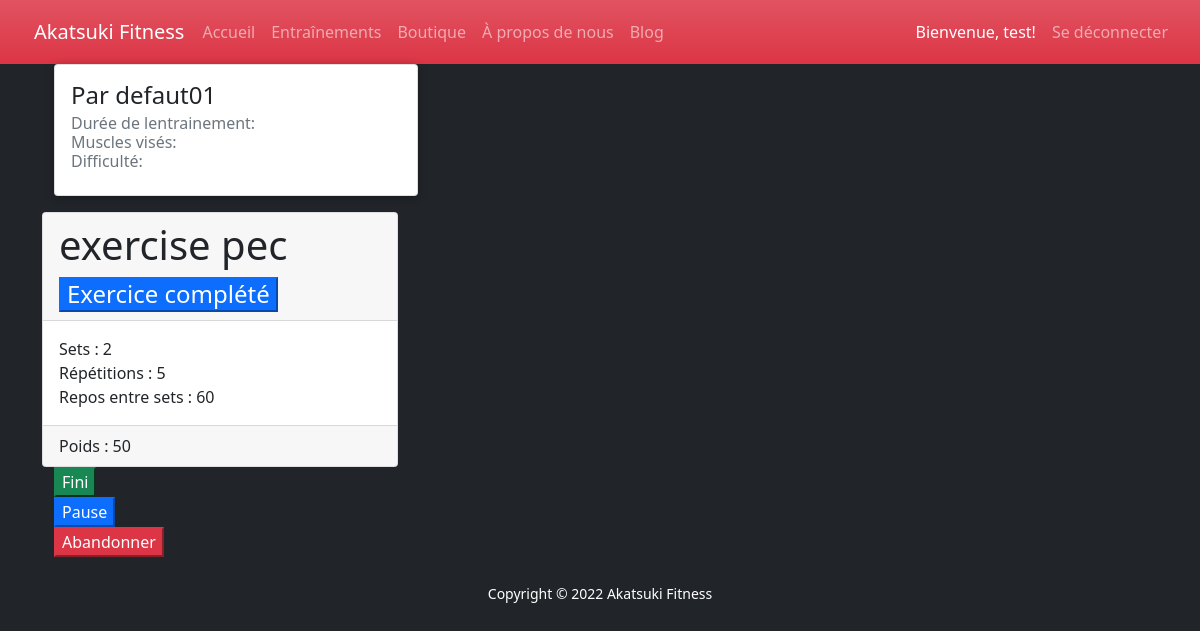
/workout_in_progress.php (signed in), run on the app's committed database.
### tables this page shows
CREATE TABLE `utilisateur` (
  `iduser` int(11) NOT NULL,
  `nom` varchar(50) NOT NULL,
  `prenom` varchar(50) NOT NULL,
  `email` varchar(100) NOT NULL,
  `date_de_naissance` date NOT NULL,
  `sexe` int(11) NOT NULL,
  `poids` float DEFAULT NULL,
  `datedebutabonnement` date DEFAULT NULL,
  `datefinabonnement` date DEFAULT NULL
);

CREATE TABLE `entrainement` (
  `identrainement` int(11) NOT NULL,
  `nom` varchar(50) NOT NULL,
  `status` int(11) NOT NULL,
  `type` varchar(50) NOT NULL,
  `difficulte` varchar(50) NOT NULL
);

CREATE TABLE `entrainementexercice` (
  `identrainement` int(11) NOT NULL,
  `idexercice` int(11) NOT NULL
);

CREATE TABLE `exercicecatalogue` (
  `idexercicecatalogue` int(11) NOT NULL,
  `nom` varchar(50) NOT NULL,
  `image` varchar(150) NOT NULL,
  `idcategorie` int(11) NOT NULL
);

CREATE TABLE `exercice` (
  `idexercice` int(11) NOT NULL,
  `idexercicecatalogue` int(11) NOT NULL,
  `status` int(11) NOT NULL,
  `poids` float NOT NULL,
  `repetitions` int(11) NOT NULL,
  `sets` int(11) NOT NULL,
  `duree` int(11) NOT NULL,
  `dureepause` int(11) NOT NULL
);

### db/conn.php (called while the page is built)
<?php
$host = 'localhost';
$db = 'akatsuki_db';
$user = 'root';
$pass = '';
$chartset = 'utf8mb4';
$dsn = "mysql:host=$host;dbname=$db;chartset=$chartset";
try {
    $pdo = new PDO($dsn, $user, $pass);
    $pdo->setAttribute(PDO::ATTR_ERRMODE, PDO::ERRMODE_EXCEPTION);
} catch (PDOException $e) {
    throw new PDOException($e->getMessage());
}
require_once 'Crud.php';
$crud = new Crud($pdo);

### db/Crud.php (called while the page is built, shortened)
<?php
class Crud
{
    private $db;
    public function __construct($conn)
    {
        $this->db = $conn;
    }
    public function getUser($id){
        try {
            $sql = "SELECT * FROM utilisateur WHERE iduser = '$id' ";
            $stmt = $this->db->prepare($sql);
            $stmt->execute();
            $result = $stmt->fetch();
            return  $result;
        } catch (PDOException $e) {
            echo $e->getMessage();
            return false;
        }
    }
    public function getEntrainementByIdEntrainement($idEntrainement){
        try{
            $sql = "SELECT * FROM `entrainement` where `identrainement`= $idEntrainement";
            $stmt = $this->db->prepare($sql);
            $stmt->execute();
            $result = $stmt->fetchAll();
            return  $result;
        }catch  (PDOException $e) {
            echo $e->getMessage();
        return false;
        }
    }
    public function getExercicesFromEntrainement($idEntrainement){
        try{
            $sql = "SELECT * FROM `entrainementexercice` INNER JOIN exercice ON entrainementexercice.idexercice = exercice.idexercice
            INNER JOIN `exercicecatalogue` ON `exercice`.`idexercicecatalogue` =`exercicecatalogue`.`idexercicecatalogue`  WHERE `identrainement` = '$idEntrainement' ";
            $stmt = $this->db->prepare($sql);
            $stmt->execute();
            $result = $stmt->fetchAll();
            return  $result;
        }catch  (PDOException $e) {
            echo $e->getMessage();
        return false;
        }
    }
}

### workout_in_progress.php (the view, shortened to what this page needs)
<?php
require_once('includes/header.php');
?>
<?php
$entrainement = $crud->getEntrainementByIdEntrainement('1');
$details ='';
foreach($entrainement as $training){
    $nom = $training['nom'];
    $text .= '<div class="container w-100 ">
                <div class="col-sm-4">
                        <div class="card mb-3 card-perso" style="max-width: auto; max-height: 100% " href="#">
                            <div class="card-body">
                                <h4 class="card-title"> '.$nom .' </h4>
                                <h6 class="card-subtitle mb-2 text-muted">Durée de lentrainement: '.$duree . '<br /> Muscles visés: '.$type .' </br> Difficulté: '.$difficulte .' </h6>
                            </div>
                        </div>
                    </div>
                </div>';
}
echo $text;
?>
<main >
<?php
$exercice = $crud->getExercicesFromEntrainement(1);
foreach($exercice as $training){
    $poids = $training['poids'];
    $reps = $training['repetitions'];
    $sets = $training['sets'];
    $dureepause = $training['dureepause'];
    $nom = $training['nom'];
    $details .= '<div class ="row">
                    <div class="col-md-4">
                        <div class="card">
                            <h4 class="card-header">
                                <div class="ChangeButtonC">
                                    <label>
                                        <h1> '.$nom .' </h1>
                                        <button class="btn-primary" >
                                            <span class="seatButton"> Exercice complété </span>
                                        </button>
                                    </label>
                                </div>
                            </h4>
                            <div class="card-body">Sets : '.$sets .' <br/> Répétitions : '.$reps .' </br> Repos entre sets : '.$dureepause .'  </div>
                            <div class="card-footer"> Poids : '.$poids .'</div>
                        </div>
                    </div>
                </div>
                ';
}
echo $details;
?>
    </main>
            <div class="card-group container-fluid">
            <div class="row">
            <div class="ChangeButtonC">
                            <label>
                                <button class="btn-success" id="btn2" onclick="document.getElementById('btn2').style.background='green'">
                                    <span class="seatButton"> Fini </span>
                                </button>
                            </label>
                        </div><div class="ChangeButtonC">
                            <label>
                                <button class="btn-primary" id="btn3" onclick="document.getElementById('btn3').style.background='blue'">
                                    <span class="seatButton"> Pause </span>
                                </button>
                            </label>
                        </div><div class="ChangeButtonC">
                            <label>
                                <button class="btn-danger" id="btn4" onclick="document.getElementById('btn4').style.background='red'">
                                    <span class="seatButton"> Abandonner </span>
                                </button>
                            </label>
                        </div>
            </div>
        </div>
    </div>
<?php
require_once('includes/footer.php');
?>

### vue/nav.php (shortened to what this page needs)
<nav id="myNav" class="navbar navbar-expand-md navbar-dark bg-danger bg-gradient">
    <div class="container-fluid">
        <a class="logo navbar-brand" href="index.php">Akatsuki Fitness</a>
        <div class="collapse navbar-collapse" id="navbarNav">
            <div class="navbar-nav me-auto">
                <a id="btnHome" href="index.php" class="nav-item nav-link">Accueil</a>
                <a id="btnTrain" href="workouts.php" class="nav-item nav-link">Entraînements</a>
                <a id="btnStore" href="shop_index.php" class="nav-item nav-link">Boutique</a>
                <a id="btnAbout" href="about.php" class="nav-item nav-link">À propos de nous</a>
                <a id="btnBlog" href="blog.php" class="nav-item nav-link">Blog</a>
            </div>
            <div class="navbar-nav ms-auto">
                <?php if(!isset($_SESSION['userid'])) { ?>
                <a href="login.php" class="nav-item nav-link">Se connecter</a>
                <?php } else {
                    $userid = $_SESSION['userid'];
                    $userInfo = $crud->getUser($userid); ?>
                <a id="btnBlog" href="profile.php" class="nav-item nav-link active">Bienvenue,
                    <?php echo $userInfo['prenom']?>!</a>
                <a href="logout.php" class="nav-item nav-link">Se déconnecter</a>
                <?php }?>
            </div>
        </div>
    </div>
</nav>

### css/style.css (style rules this page uses)
.card-perso { box-shadow: 0 2px 8px rgb(0 0 0 / 30%); }
#myNav { padding: 12px; text-align: center; }
#myNav .logo { padding-left: 10px; padding-right: 10px; margin-right: 0%; }

### css/style-blog.css (style rules this page uses)
* { box-sizing: border-box; }

### data on the page
utilisateur: prenom "test"
entrainement: nom "Par defaut01"
entrainementexercice: exercicecatalogue.nom "exercise pec", idexercice.sets "2", idexercice.repetitions "5", idexercice.dureepause "60", idexercice.poids "50"
